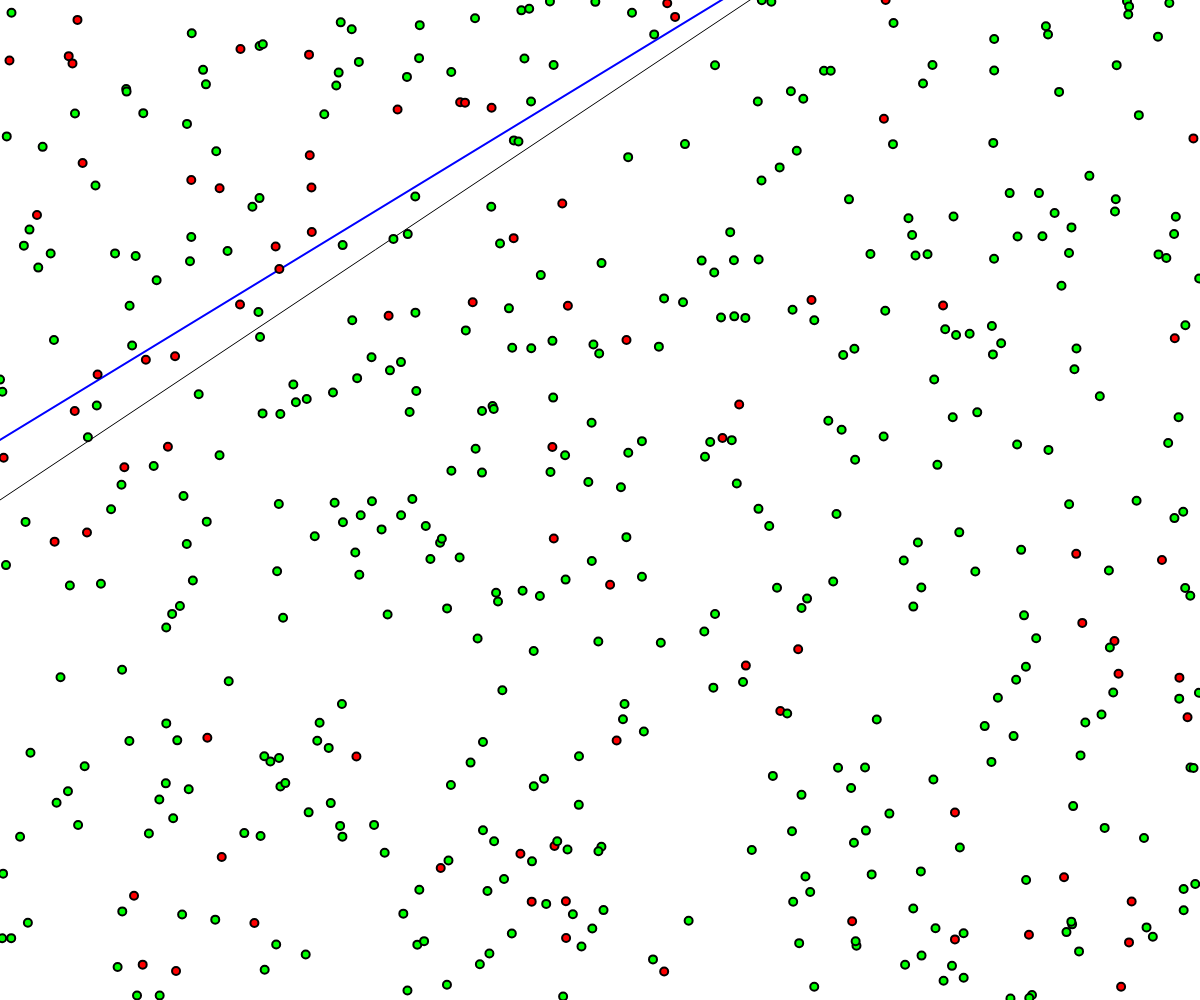
Frame 1 (no input)
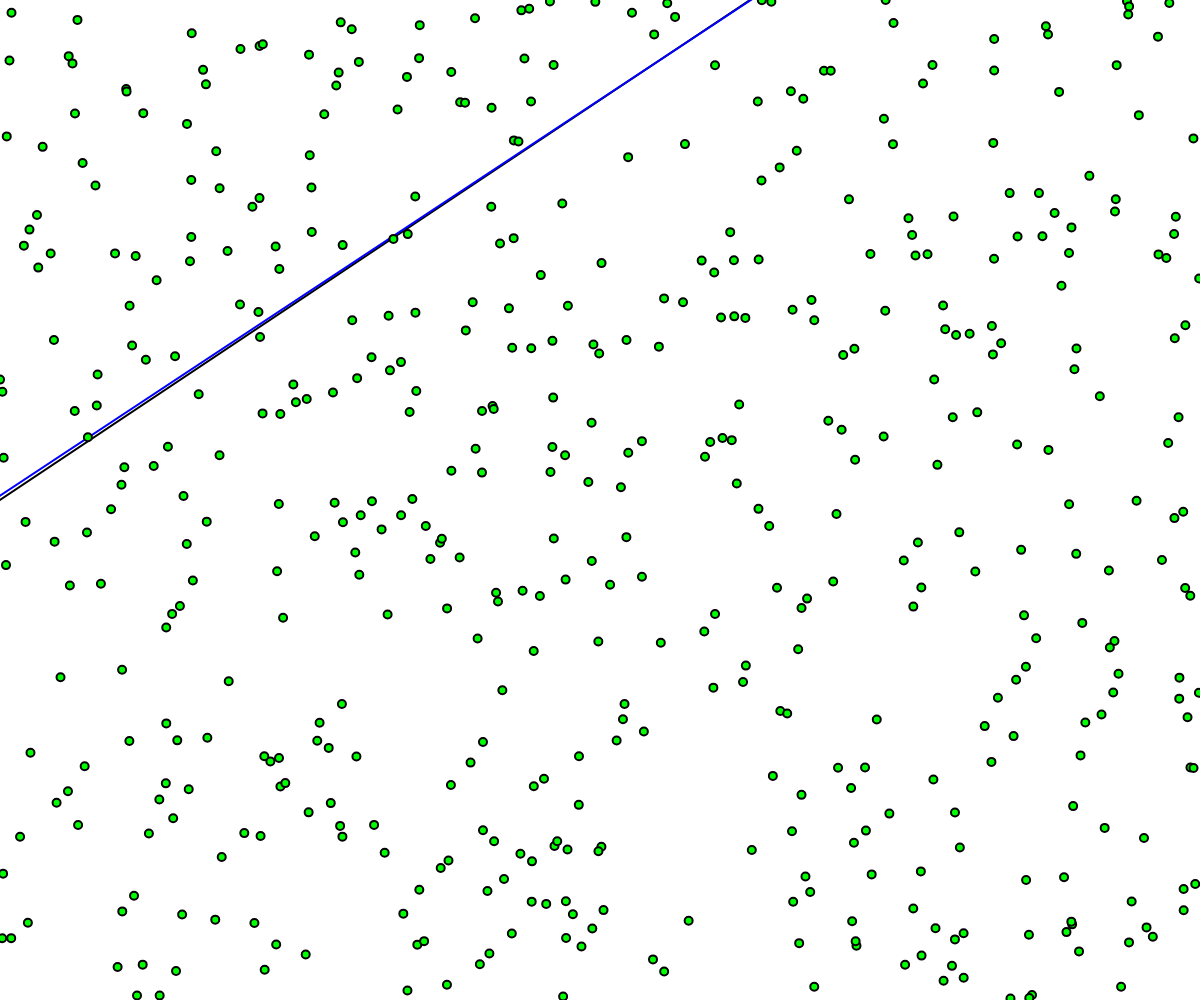
Frame 60 (no input)
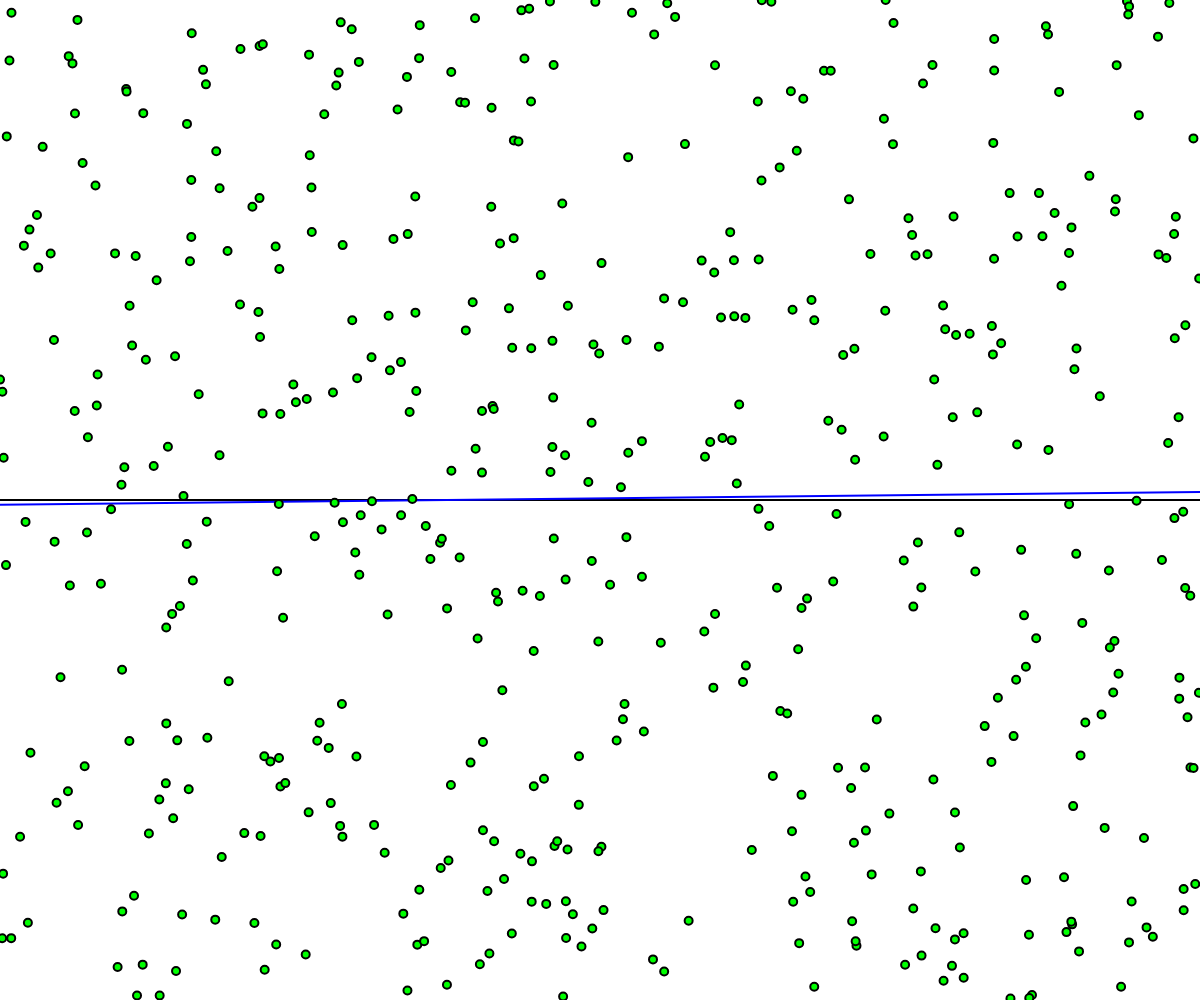
Frame 120 (the mouse pressed at the canvas centre since frame 60)

The p5.js sketch that drew these frames (run headless with seeded random() and noise() and a simulated clock; from frame 60 on, the mouse is pressed at the canvas centre):

// p5.js sketch
// ── sketch.js
//Perceptron simple.

//Este programa muestra la toma de desiciones de un perceptron simple.

//Genera puntos al azar, y una recta, a los puntos arriba de la recta se les asigna un 1
//y los de abajo un -1, el perceptron aprende la diferencia. La linea negra es la recta.
//La linea azul es lo que el perceptron cree es la linea correcta. Para cambiar la Ecuación
//de la recta solo es necesario dar click sobre el canvas.

//Variable que almacenara al perceptron.
let perc;
//Puntos al azar para entrenar al perceptron.
let trainingPoints = [];

let ArrayLength = 500;

// Coordenadas en el espacio.
let xmin = -1;
let ymin = -1;
let xmax = 1;
let ymax = 1;

//Ecuación de la recta.
let m = 0.8;
let b = 0.8;

function setup() {
  //Crea el canvas.
  createCanvas(windowWidth, windowHeight);
  //Declaro al perceptron que contará con tres pesos y una tasa de aprendizaje de 0.01.
  perc = new perceptron(3, 0.01);
  //Se generan todos los puntos al azar.
  for (var i = 0; i < ArrayLength; i++) {
    //Se generan puntos aleatorios entre -1 y 1.
    let x = random(xmin, xmax);
    let y = random(ymin, ymax);
    // El valor deseado se establece como 0.
    let answer = 1;
    //f es una función que genera una recta, evalua si el punto se genero arriba o abajo
    //de la recta y en base a eso asigna la respuesta correcta que es 1 o -1.
    if (y < f(x)) answer = -1;
    //Genera un objeto que almacena las entradas que recibira el perceptron que son
    //X, Y y el umbral.
    //Tambien almacena la respuesta correcta en ese objeto.
    trainingPoints[i] = {
      input: [x, y, 1],
      output: answer
    };
  }


}

function draw() {
  //Pone la pantalla en blanco.
  background(255);
  //Dibuja la linea.
  let x1 = map(xmin, xmin, xmax, 0, width);
  let y1 = map(f(xmin), ymin, ymax, height, 0);
  let x2 = map(xmax, xmin, xmax, 0, width);
  let y2 = map(f(xmax), ymin, ymax, height, 0);

  line(x1, y1, x2, y2);

  //Dibuja la linea que el perceptron cree es la correcta con los pesos que tiene.
  //La formula para eso es: weight[0]*x + weight[1]*y + weight[2] = 0.
  //Haciendo los despejes corrrespondientes la formula queda como:
  //	y = - weight[0] * x - weights[2] / weights[1].
  stroke(0, 0, 255);
  strokeWeight(2);
  let weights = perc.getWeights();
  x1 = xmin;
  y1 = (-weights[2] - weights[0] * x1) / weights[1];
  x2 = xmax;
  y2 = (-weights[2] - weights[0] * x2) / weights[1];

  x1 = map(x1, xmin, xmax, 0, width);
  y1 = map(y1, ymin, ymax, height, 0);
  x2 = map(x2, xmin, xmax, 0, width);
  y2 = map(y2, ymin, ymax, height, 0);
  line(x1, y1, x2, y2);

  //Dibuja todos los puntos.
  stroke(0);
  for (var i = 0; i < trainingPoints.length; i++) {
    let guess = perc.guess(trainingPoints[i].input);
    fill(255, 0, 0);
    if (trainingPoints[i].output == guess) {
      fill(0, 255, 0);
    }
    let x = map(trainingPoints[i].input[0], -1, 1, 0, windowWidth);
    let y = map(trainingPoints[i].input[1], -1, 1, windowHeight, 0);
    ellipse(x, y, 8, 8);
    perc.train(trainingPoints[i].input, trainingPoints[i].output);
  }


}

//Cada que se presiona el mouse, se entrena el perceptron.
function mousePressed() {
  m = prompt("Introduzca la pendiente de la recta (m): ", m);
  b = prompt("Introduzca el punto de corte (b): ", b);

  adjustPoints();
}

function adjustPoints() {
  for (var i = 0; i < ArrayLength; i++) {
    let answer = 1;
    //f es una función que genera una recta, evalua si el punto se genero arriba o abajo
    //de la recta y en base a eso asigna la respuesta correcta que es 1 o -1.
    if (trainingPoints[i].input[1] < f(trainingPoints[i].input[0])) answer = -1;
    //Genera un objeto que almacena las entradas que recibira el perceptron que son
    //X, Y y el umbral.
    //Tambien almacena la respuesta correcta en ese objeto.
    trainingPoints[i].output = answer;
  }
}
//Función que genera una recta.
function f(x) {
  let y = m * x + b;
  return y;
}

// ── perceptron.js
//Clase perceptron

class perceptron {

  // El perceptron solo necesita dos componentes para funcionar, los pesos, la cantidad de
  // pesos son dados por el usuario, que se almacenan en un arreglo y una tasa de aprendizaje.
  constructor(n, c) {
    this.weights = [];
    this.weightsLength = n;
    // Los pesos se generan aleatoriamente con un valor de entre -1 y 1.
    for (var i = 0; i < this.weightsLength; i++) {
      this.weights[i] = random(-1, 1);
    }
    this.learning_rate = c;
  }

  // Función que entrena al perceptron.
  // Los pesos se ajustan según la salida deseada.
  train(inputs, desired){
    //El perceptron 'adivina' el resultado.
    let guess = this.guess(inputs);
    //Para ajustar los pesos es necesario obtener el error, el cual se calcula con la formula:
    let error = desired - guess;
    //Se ajustan los pesos usando el error y la tasa de aprendizaje (Gradient Descent).
    for (var i = 0; i < this.weights.length; i++) {
      this.weights[i] += this.learning_rate * error * inputs[i];
    }
  }

  //Usando los valores de los pesos, esta función genera una salida.
  guess(inputs) {
    let sum = 0;
    for (var i = 0; i < this.weights.length; i++) {
      sum += inputs[i] * this.weights[i];

    }
    return this.activate(sum);
  }

  //Función de activación, interpreta el resultado de los pesos y los inputs.
  activate(sum) {
    if (sum > 0) return 1;
    else return -1;
  }

  getWeights(){
    return this.weights;
  }


}
